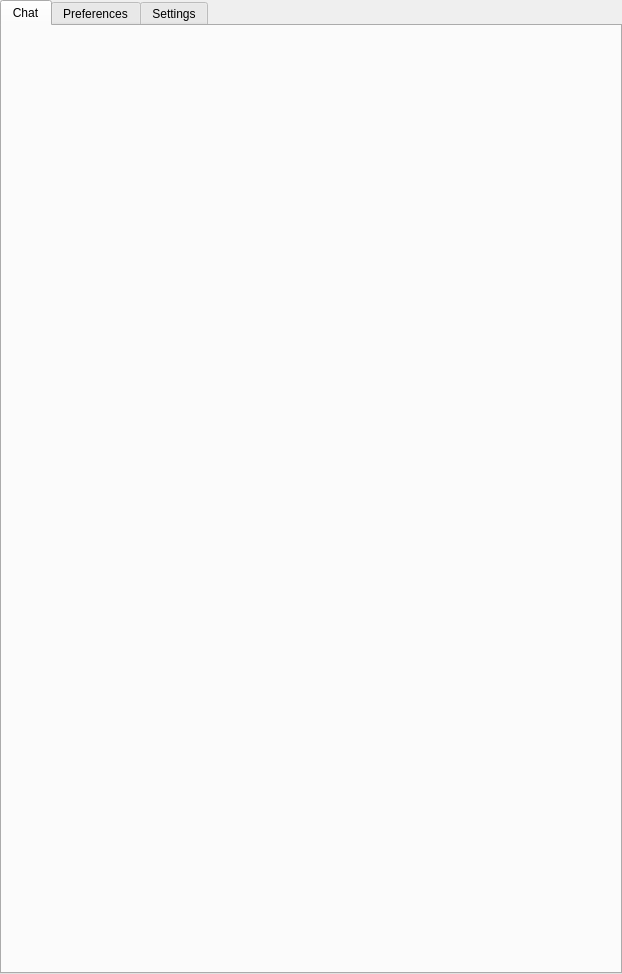
<?xml version="1.0" encoding="UTF-8"?>
<ui version="4.0">
 <class>llm_widget</class>
 <widget class="QWidget" name="llm_widget">
  <property name="geometry">
   <rect>
    <x>0</x>
    <y>0</y>
    <width>622</width>
    <height>974</height>
   </rect>
  </property>
  <property name="windowTitle">
   <string>Form</string>
  </property>
  <layout class="QGridLayout" name="gridLayout">
   <property name="leftMargin">
    <number>0</number>
   </property>
   <property name="topMargin">
    <number>0</number>
   </property>
   <property name="rightMargin">
    <number>0</number>
   </property>
   <property name="bottomMargin">
    <number>0</number>
   </property>
   <item row="0" column="0">
    <widget class="QTabWidget" name="tabWidget">
     <property name="currentIndex">
      <number>0</number>
     </property>
     <widget class="QWidget" name="chat">
      <attribute name="icon">
       <iconset theme="user-available">
        <normaloff>../../../</normaloff>../../../</iconset>
      </attribute>
      <attribute name="title">
       <string>Chat</string>
      </attribute>
      <layout class="QGridLayout" name="gridLayout_8">
       <property name="leftMargin">
        <number>0</number>
       </property>
       <property name="topMargin">
        <number>0</number>
       </property>
       <property name="rightMargin">
        <number>0</number>
       </property>
       <property name="bottomMargin">
        <number>0</number>
       </property>
       <item row="0" column="0">
        <widget class="ChatPromptWidget" name="chat_prompt_widget" native="true"/>
       </item>
      </layout>
     </widget>
     <widget class="QWidget" name="preferences">
      <attribute name="icon">
       <iconset theme="preferences-desktop">
        <normaloff>../../../</normaloff>../../../</iconset>
      </attribute>
      <attribute name="title">
       <string>Preferences</string>
      </attribute>
      <layout class="QGridLayout" name="gridLayout_2">
       <property name="leftMargin">
        <number>0</number>
       </property>
       <property name="topMargin">
        <number>0</number>
       </property>
       <property name="rightMargin">
        <number>0</number>
       </property>
       <property name="bottomMargin">
        <number>0</number>
       </property>
       <item row="0" column="0">
        <widget class="LLMPreferencesWidget" name="llm_preferences_widget" native="true"/>
       </item>
      </layout>
     </widget>
     <widget class="QWidget" name="settings">
      <attribute name="icon">
       <iconset theme="preferences-other">
        <normaloff>../../../</normaloff>../../../</iconset>
      </attribute>
      <attribute name="title">
       <string>Settings</string>
      </attribute>
      <layout class="QGridLayout" name="gridLayout_5">
       <property name="leftMargin">
        <number>0</number>
       </property>
       <property name="topMargin">
        <number>0</number>
       </property>
       <property name="rightMargin">
        <number>0</number>
       </property>
       <property name="bottomMargin">
        <number>0</number>
       </property>
       <item row="0" column="0">
        <widget class="LLMSettingsWidget" name="llm_settings_widget" native="true"/>
       </item>
      </layout>
     </widget>
    </widget>
   </item>
  </layout>
 </widget>
 <customwidgets>
  <customwidget>
   <class>ChatPromptWidget</class>
   <extends>QWidget</extends>
   <header>airunner/gui/widgets/llm/chat_prompt_widget</header>
   <container>1</container>
  </customwidget>
  <customwidget>
   <class>LLMSettingsWidget</class>
   <extends>QWidget</extends>
   <header>airunner/gui/widgets/llm/llm_settings_widget</header>
   <container>1</container>
  </customwidget>
  <customwidget>
   <class>LLMPreferencesWidget</class>
   <extends>QWidget</extends>
   <header>airunner/gui/widgets/llm/llm_preferences_widget</header>
   <container>1</container>
  </customwidget>
 </customwidgets>
 <tabstops>
  <tabstop>tabWidget</tabstop>
 </tabstops>
 <resources/>
 <connections/>
 <slots>
  <slot>prompt_text_changed(QString)</slot>
  <slot>botname_text_changed(QString)</slot>
  <slot>username_text_changed(QString)</slot>
  <slot>model_version_changed(QString)</slot>
  <slot>random_seed_toggled(bool)</slot>
  <slot>response_text_changed(QString)</slot>
  <slot>seed_changed(QString)</slot>
  <slot>suffix_text_changed()</slot>
  <slot>prefix_text_changed()</slot>
  <slot>action_button_clicked_send()</slot>
  <slot>action_button_clicked_generate_characters()</slot>
  <slot>action_button_clicked_clear_conversation()</slot>
  <slot>message_type_text_changed(QString)</slot>
  <slot>personality_type_changed(QString)</slot>
  <slot>toggled_4bit(bool)</slot>
  <slot>toggled_8bit(bool)</slot>
  <slot>toggled_16bit(bool)</slot>
  <slot>toggled_32bit(bool)</slot>
  <slot>do_sample_toggled(bool)</slot>
  <slot>early_stopping_toggled(bool)</slot>
  <slot>model_text_changed(QString)</slot>
  <slot>reset_settings_to_default_clicked()</slot>
  <slot>use_gpu_toggled(bool)</slot>
  <slot>override_parameters_toggled(bool)</slot>
  <slot>toggled_2bit(bool)</slot>
  <slot>toggle_leave_model_in_vram(bool)</slot>
  <slot>toggle_unload_model(bool)</slot>
  <slot>toggle_move_model_to_cpu(bool)</slot>
  <slot>prompt_template_text_changed(QString)</slot>
 </slots>
</ui>
